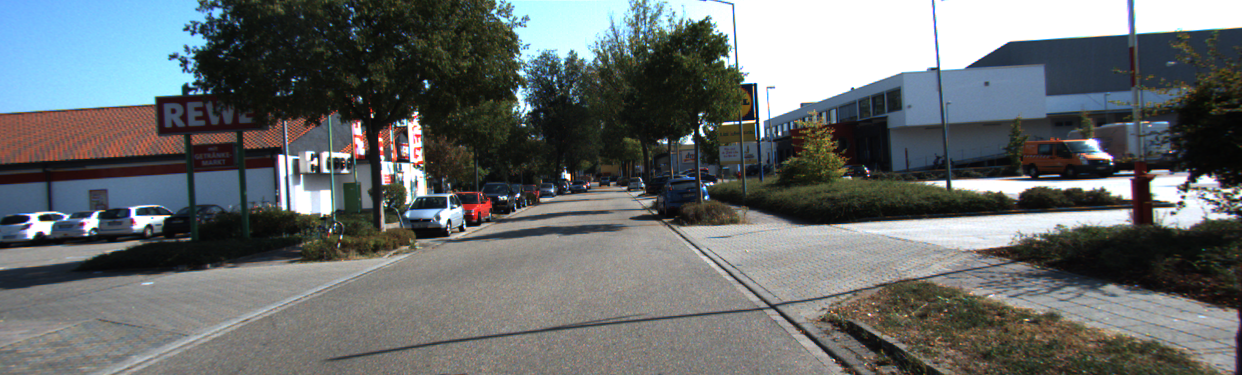
#> input picture data/road/test/0.tif, 1242 x 375 px, found by its file name; its folder holds 4 pictures in this run
$ python label_visualization.py
#> lines starting #> are read from the running program, lines starting #| are printed output that depends on the picture; pictures that were not available may be replaced by others from this repository, and a replacement may not be noted
import matplotlib.pyplot as plt
import numpy as np
import cv2
import os

def create_pascal_label_colormap():
    colormap = np.zeros((256, 3), dtype=int)
    ind = np.arange(256, dtype=int)

    for shift in reversed(range(8)):
        for channel in range(3):
            colormap[:, channel] |= ((ind >> channel) & 1) << shift
        ind >>= 3

    return colormap


def label_to_color_image(label):
    if label.ndim != 2:
        raise ValueError('Expect 2-D input label')
    colormap = create_pascal_label_colormap()
    if np.max(label) > len(colormap):
        raise ValueError('label value too large.')

    return colormap[label]


def vis_segmentation2(image, seg_map):
    """
    输入图片和分割 mask 的统一可视化.
    """
    seg_image = label_to_color_image(seg_map).astype(np.uint8)
    plt.figure()
    plt.imshow(seg_image)
    plt.imshow(image,alpha=0.5)
    plt.axis('off')
    plt.show()


test_path = "CamVid\\test"
predict_path =  "CamVid\\predict"
for filename in os.listdir(test_path):
    imgfile = os.path.join(test_path,filename)
    pngfile = os.path.join(predict_path,filename.split('.')[0]+"_predict.png")
    img = cv2.imread(imgfile, 1)
#> img is the input picture: shape (375, 1242, 3); mean B, G, R 108.8, 108.3, 103.4
    img = img[:,:,::-1]
    seg_map = cv2.imread(pngfile, 0)
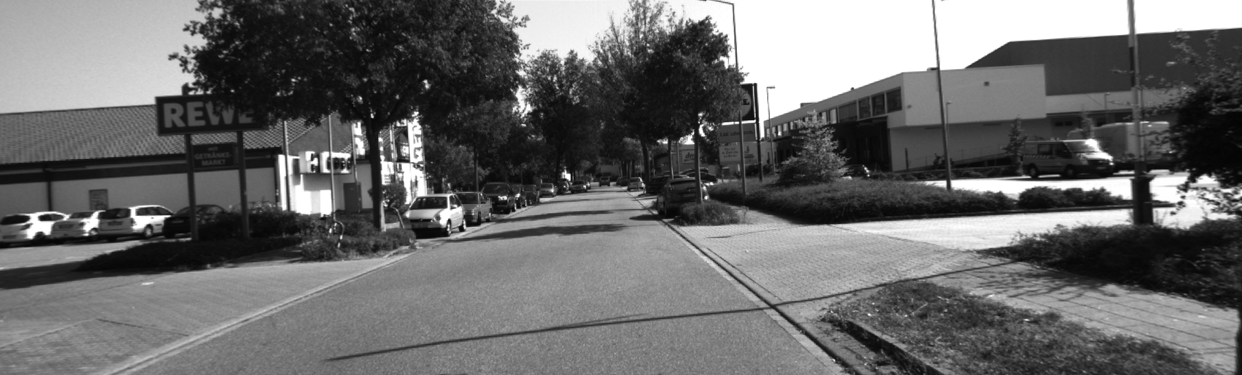
#> seg_map: shape (375, 1242); min 4, max 255, mean 106.9
    vis_segmentation2(img, seg_map)
#> in label_to_color_image, `return colormap[label]`:
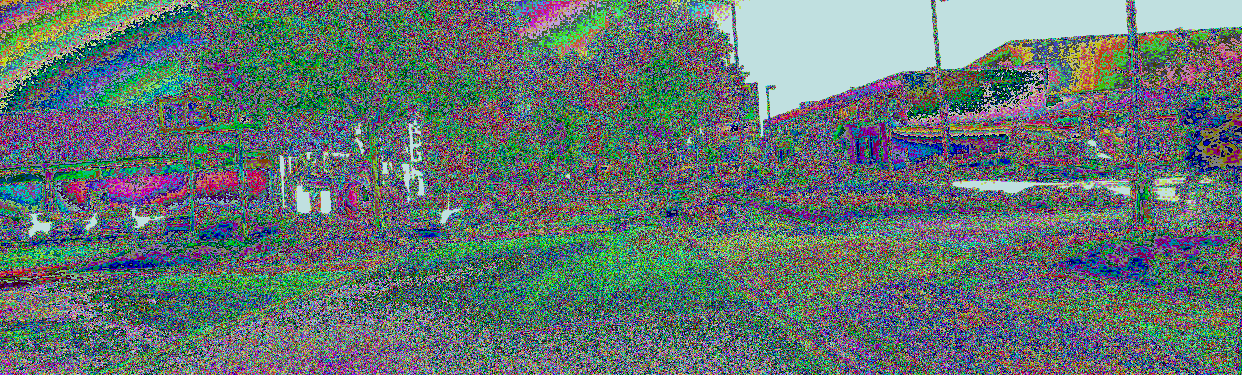
#> returned value: shape (375, 1242, 3) int64; mean of channels 0, 1, 2 114.7, 116.5, 100.1; drawn as B, G, R
#> in vis_segmentation2, `plt.show()`:
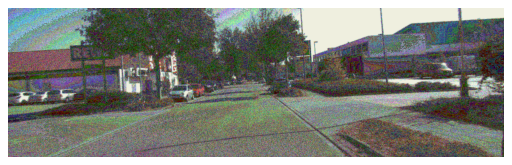
#> figure drawn by matplotlib, 1 panel
#> pass 2 of the loop `for filename in os.listdir(test_path):`:
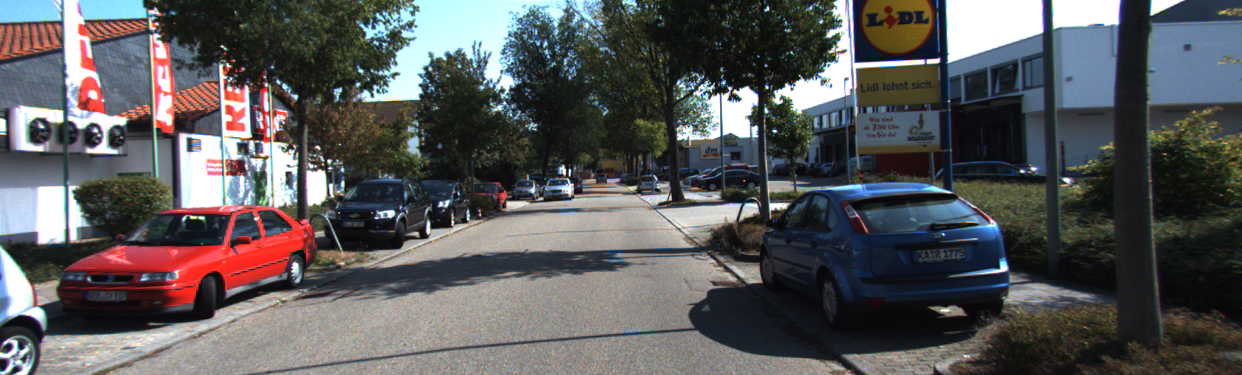
#> input picture data/road/test/1.tif, 1242 x 375 px, found by its file name
#> img is the input picture: shape (375, 1242, 3); mean B, G, R 90.3, 89.2, 89.2
#> in label_to_color_image (call 2), `return colormap[label]`:
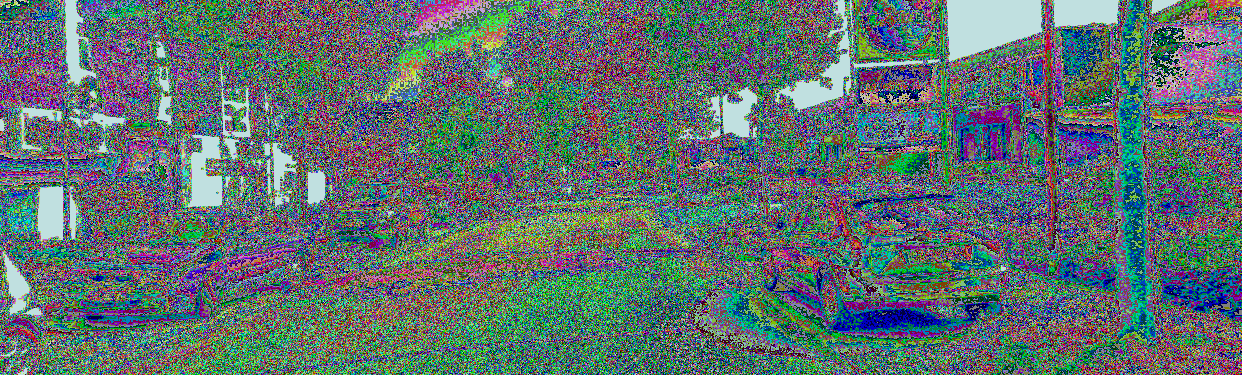
#> returned value: shape (375, 1242, 3) int64; mean of channels 0, 1, 2 110.9, 111.5, 95.4; drawn as B, G, R
#> in vis_segmentation2 (call 2), `plt.show()`:
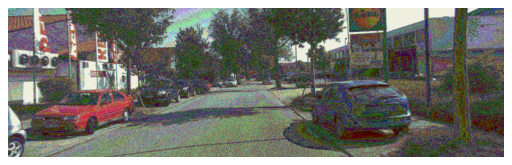
#> figure drawn by matplotlib, 1 panel
#> pass 3 of the loop `for filename in os.listdir(test_path):`:
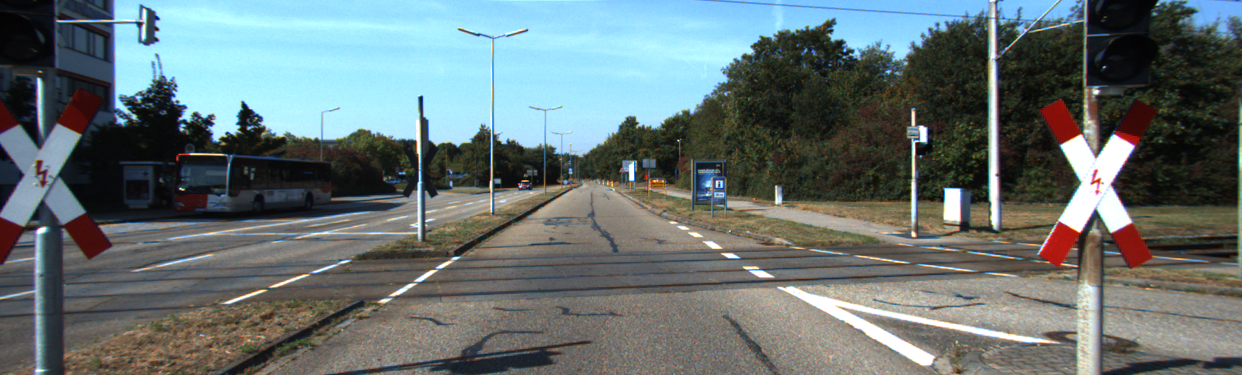
#> input picture data/road/test/10.tif, 1242 x 375 px, found by its file name
#> img is the input picture: shape (375, 1242, 3); mean B, G, R 114.6, 114.2, 102.4
#> in vis_segmentation2 (call 3), `plt.show()`:
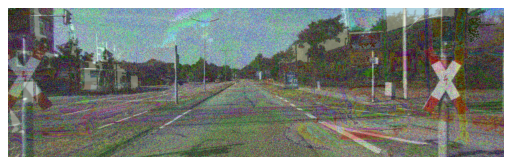
#> figure drawn by matplotlib, 1 panel
#> (the run stopped early here; a loop or call above may not have finished)
